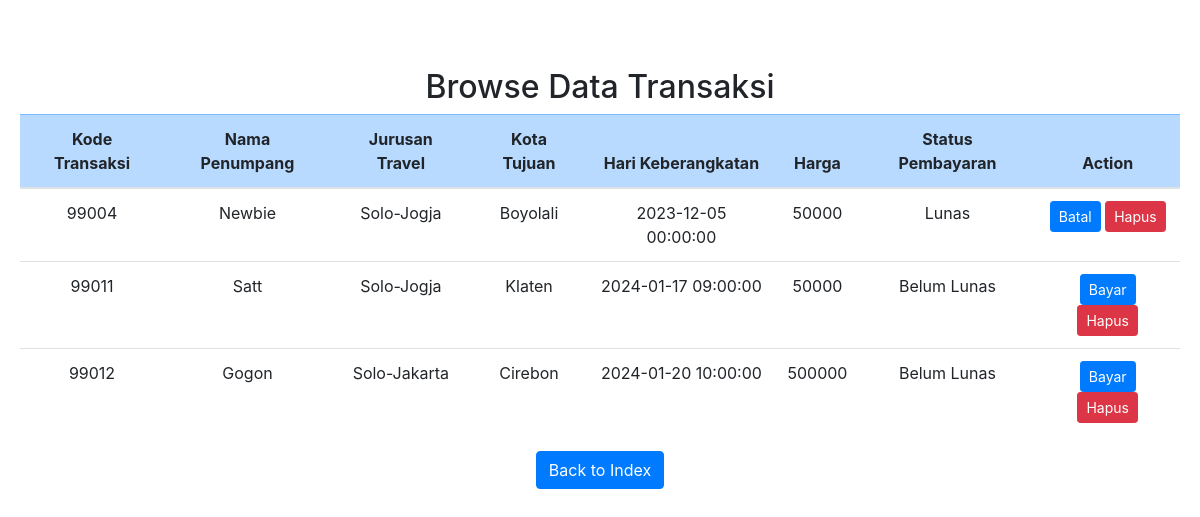
The page /browse_transaksi.php on the database its author committed.
### tables this page shows
CREATE TABLE `t_transaksi` (
  `id_transaksi` varchar(12) NOT NULL,
  `id_penumpang` varchar(12) NOT NULL,
  `id_travel` varchar(12) NOT NULL,
  `statuss` varchar(50) NOT NULL
);

CREATE TABLE `t_penumpang` (
  `id_penumpang` varchar(12) NOT NULL,
  `nama` varchar(40) NOT NULL,
  `tgl_berangkat` datetime NOT NULL,
  `id_travel` varchar(12) NOT NULL,
  `kota_keberangkatan` varchar(20) NOT NULL,
  `tujuan` varchar(20) NOT NULL,
  `kontak` varchar(20) NOT NULL
);

CREATE TABLE `t_travel` (
  `id_travel` varchar(12) NOT NULL,
  `tujuan` varchar(30) NOT NULL,
  `kota_berangkat` varchar(20) NOT NULL,
  `jadwal` varchar(15) NOT NULL,
  `jam_berangkat` time NOT NULL,
  `kapasitas` int NOT NULL,
  `harga` int NOT NULL
);

### browse_transaksi.php (the view, shortened to what this page needs)
<!DOCTYPE html>
<html lang="en">
<head>
    <link rel="stylesheet" href="https://maxcdn.bootstrapcdn.com/bootstrap/4.5.2/css/bootstrap.min.css">
</head>
<body>
    <div class="mx-auto mt-5">
        <main>
            <h2>Browse Data Transaksi</h2>
            <table class="table ">
                <thead class="table-primary">
                    <tr>
                        <th>Kode Transaksi</th>
                        <th>Nama Penumpang</th>
                        <th>Jurusan Travel</th>
                        <th>Kota Tujuan</th>
                        <th>Hari Keberangkatan</th>
                        <th>Harga</th>
                        <th>Status Pembayaran</th>
                        <th>Action</th>
                    </tr>
                </thead>
                <tbody class="table-group-divider">
                    <?php
                    require_once("koneksi.php");
                    $sql = "SELECT t_transaksi.id_transaksi,
                                    t_penumpang.nama,
                                    t_penumpang.tujuan as destinasi,
                                    t_travel.tujuan ,
                                    t_travel.kota_berangkat,
                                    t_penumpang.tgl_berangkat,
                                    t_travel.harga,
                                    t_transaksi.statuss
                                    FROM t_transaksi
                                    JOIN t_penumpang
                                    ON t_transaksi.id_penumpang = t_penumpang.id_penumpang
                                    JOIN t_travel
                                    ON t_travel.id_travel = t_transaksi.id_travel";
                    $result = $conn->query($sql);
                    if ($result->num_rows > 0) {
                        while ($row = $result->fetch_assoc()) {
                            echo "<tr>";
                            echo "<td>" . $row["id_transaksi"] . "</td>";
                            echo "<td>" . $row["nama"] . "</td>";
                            echo "<td>" . $row["kota_berangkat"] ."-". $row["tujuan"]. "</td>";
                            echo "<td>" . $row["destinasi"] . "</td>";
                            echo "<td>" . $row["tgl_berangkat"] . "</td>";
                            echo "<td>" . $row["harga"] . "</td>";
                            echo "<td>" . $row["statuss"] . "</td>";
                            echo "<td>";
                            $ops = $row["statuss"] == "Lunas" ?  "Batal" : "Bayar";
                            echo "<a href='edit_transaksi.php?id=" . $row["id_transaksi"] ."&statuss=".$row["statuss"]. "'  class='btn btn-primary btn-sm'>". $ops ."</a> ";
                            echo "<a href='hapus_transaksi.php?id=" . $row["id_transaksi"] . "' class='btn btn-danger btn-sm ' >Hapus</a>";
                            echo "</td>";
                            echo "</tr>";
                        }
                    } else {
                        echo "<tr><td colspan='5'>Tidak ada data produk.</td></tr>";
                    }
                    ?>
                </tbody>
            </table>
            <a href="index.php" class="btn btn-primary">Back to Index</a>
        </main>
    </div>
</body>
</html>

### browse_transaksi.php (style rules this page uses)
body { display: flex; min-height: 100vh; flex-direction: column; }
main { flex: 1; padding: 20px; text-align: center; }

### rows shown on the page
t_transaksi: id_transaksi "99004", id_penumpang.nama "Newbie", id_travel.kota_berangkat "Solo", id_travel.tujuan "Jogja", id_penumpang.tujuan "Boyolali", id_penumpang.tgl_berangkat "2023-12-05 00:00:00", id_travel.harga "50000", statuss "Lunas", statuss "Batal"
t_transaksi: id_transaksi "99011", id_penumpang.nama "Satt", id_travel.kota_berangkat "Solo", id_travel.tujuan "Jogja", id_penumpang.tujuan "Klaten", id_penumpang.tgl_berangkat "2024-01-17 09:00:00", id_travel.harga "50000", statuss "Belum Lunas", statuss "Bayar"
t_transaksi: id_transaksi "99012", id_penumpang.nama "Gogon", id_travel.kota_berangkat "Solo", id_travel.tujuan "Jakarta", id_penumpang.tujuan "Cirebon", id_penumpang.tgl_berangkat "2024-01-20 10:00:00", id_travel.harga "500000", statuss "Belum Lunas", statuss "Bayar"
